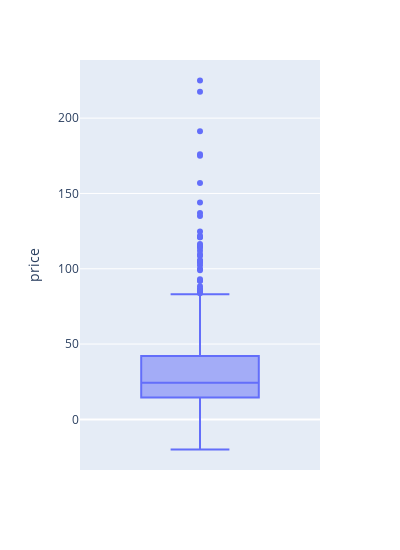

Notebook code for this chart:
### Code cell
#Autre méthode avec plotly express
box_plot_price = px.box(df_merge, y="price", width=400, height=550)
box_plot_price.show()

### Figure 1 — Plotly figure (JSON) as saved in the notebook; plotly's stock layout.template omitted (floating-point values rounded to 4 significant figures; data arrays with more than 128 entries replaced by an {"elided": "..."} marker saying what was removed)
{"data": [{"alignmentgroup": "True", "hovertemplate": "price=%{y}<extra></extra>", "legendgroup": "", "marker": {"color": "#636efa"}, "name": "", "notched": false, "offsetgroup": "", "orientation": "v", "showlegend": false, "type": "box", "x0": " ", "xaxis": "x", "y": {"elided": "825 float values"}, "y0": " ", "yaxis": "y"}], "layout": {"boxmode": "group", "height": 550, "legend": {"tracegroupgap": 0}, "margin": {"t": 60}, "width": 400, "xaxis": {"anchor": "y", "autorange": true, "domain": [0, 1], "range": [-0.5, 0.5], "type": "category"}, "yaxis": {"anchor": "x", "autorange": true, "domain": [0, 1], "range": [-33.61, 238.6], "title": {"text": "price"}, "type": "linear"}}}
